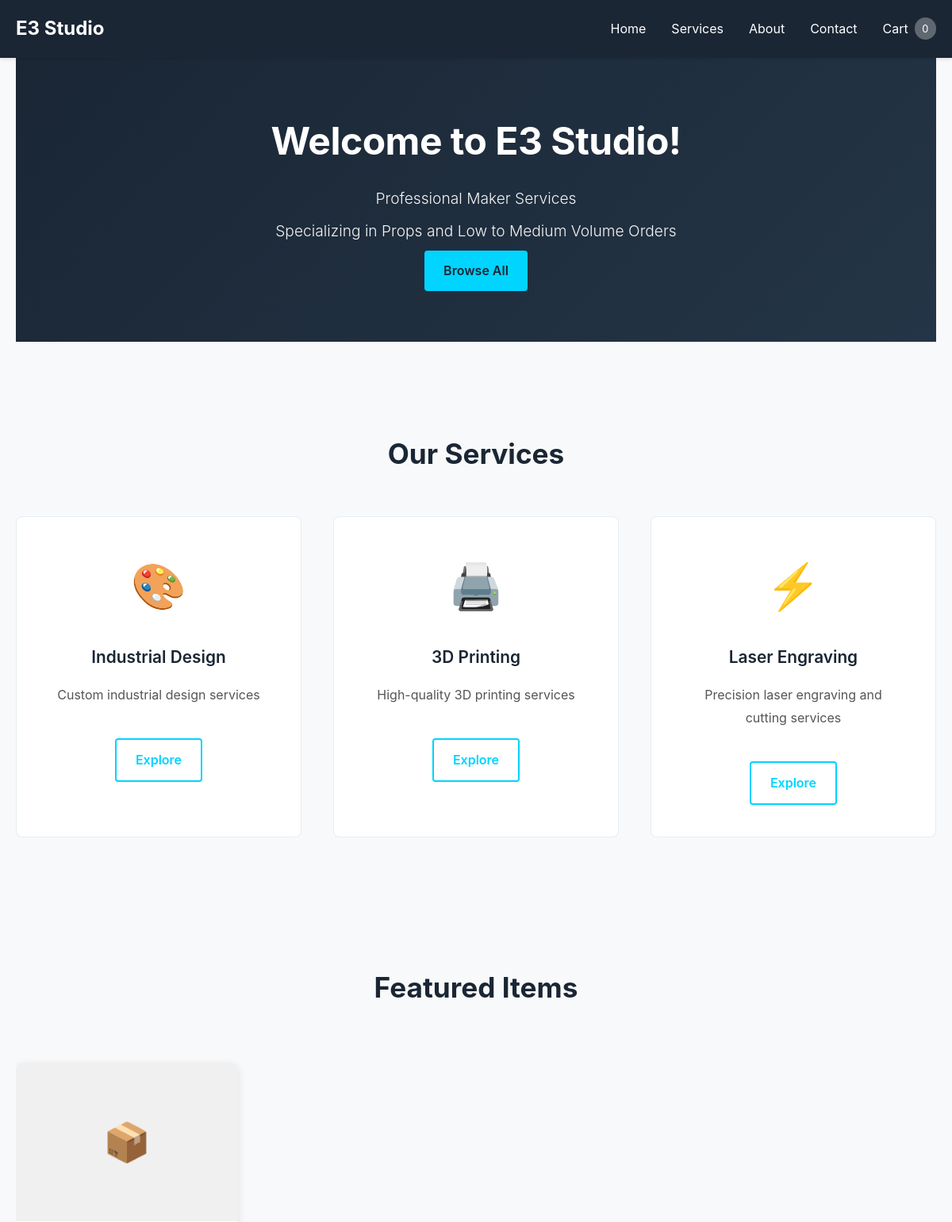
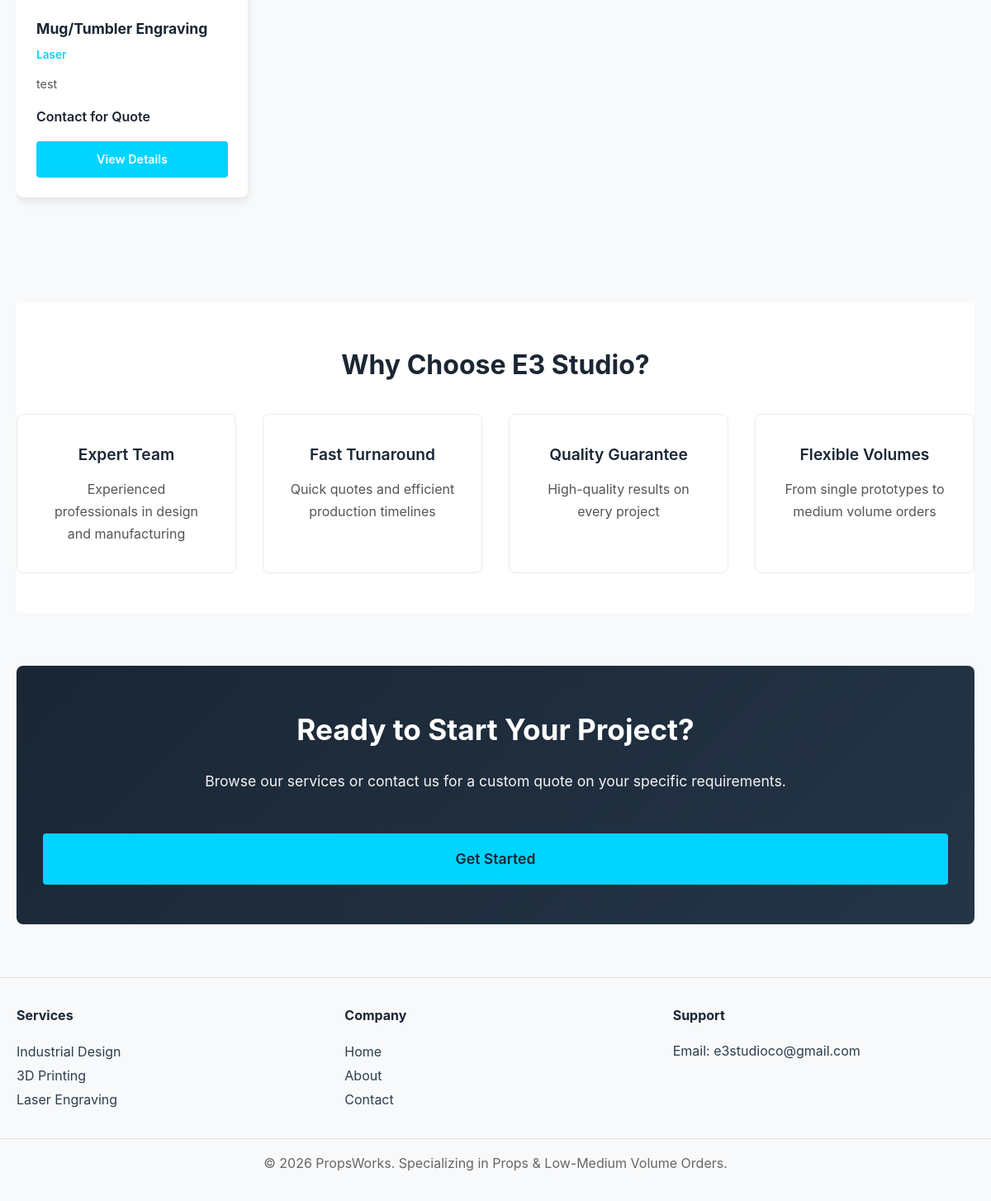
The page / on the database its author committed (2 pictures, top to bottom).
### app/models.py (models this page shows, shortened)
class Service(db.Model):
    __tablename__ = 'services'
    id = db.Column(db.Integer, primary_key=True)
    name = db.Column(db.String(255), nullable=False)
    slug = db.Column(db.String(255), unique=True, nullable=False)
    description = db.Column(db.Text, nullable=False)
    long_description = db.Column(db.Text)
    price_base = db.Column(db.Float, nullable=True)  # None = Contact for Quote
    category_id = db.Column(db.Integer, db.ForeignKey('categories.id'), nullable=False)  # Parent category (e.g., Industrial Design)
    sub_category_id = db.Column(db.Integer, db.ForeignKey('categories.id'), nullable=True)  # Optional sub-category (e.g., CAD)
    image_url = db.Column(db.String(500))
    is_active = db.Column(db.Boolean, default=True)
    is_featured = db.Column(db.Boolean, default=False)  # Toggle to feature in homepage
    created_at = db.Column(db.DateTime, default=datetime.utcnow)
    media_gallery = db.Column(db.JSON, default=list)  # Stores list of media: [{'type': 'photo/video', 'url': '...', 'caption': '...'}]
    bulk_pricing = db.Column(db.JSON, default=list)  # Stores bulk pricing tiers: [{'min_quantity': 10, 'price': 450}]
    variants = db.Column(db.JSON, default=list)  # Stores product variants: [{'name': 'Small', 'price': 100, 'description': '...', 'sku': '...', 'is_available': True}]
    weight_kg = db.Column(db.Float, default=0.5)  # Approximate weight in kg for shipping (default 0.5kg)
    service_options = db.relationship('ServiceOption', backref='service', lazy=True, cascade='all, delete-orphan')

class Category(db.Model):
    __tablename__ = 'categories'
    id = db.Column(db.Integer, primary_key=True)
    name = db.Column(db.String(255), nullable=False)
    slug = db.Column(db.String(255), unique=True, nullable=False)
    parent_id = db.Column(db.Integer, db.ForeignKey('categories.id'), nullable=True)  # None for root categories
    description = db.Column(db.Text)
    order = db.Column(db.Integer, default=0)  # For sorting
    is_active = db.Column(db.Boolean, default=True)
    created_at = db.Column(db.DateTime, default=datetime.utcnow)
    children = db.relationship('Category',
                              backref=db.backref('parent', remote_side=[id]),
                              cascade='all, delete-orphan')
    services = db.relationship('Service',
                              foreign_keys='Service.category_id',
                              backref='category_obj',
                              lazy=True)
    sub_services = db.relationship('Service',
                                  foreign_keys='Service.sub_category_id',
                                  backref='sub_category_obj')

### app/routes.py (the view)
@main_bp.route('/')
def index():
    content = load_content()
    featured_items = Service.query.filter_by(is_featured=True, is_active=True).all()
    return render_template('index.html', title='Home', content=content, featured_items=featured_items)

### app/__init__.py (called while the page is built)
def load_content():
    root_dir = os.path.dirname(os.path.dirname(os.path.abspath(__file__)))
    content_file = os.path.join(root_dir, 'instance', 'content.json')
    if os.path.exists(content_file):
        with open(content_file, 'r') as f:
            return json.load(f)
    return {}

def create_app(config_name='development'):
    root_dir = os.path.dirname(os.path.dirname(os.path.abspath(__file__)))
    app = Flask(__name__,
                template_folder=os.path.join(root_dir, 'templates'),
                static_folder=os.path.join(root_dir, 'static'))
    if config_name == 'production':
        app.config.from_object('config.ProductionConfig')
    else:
        app.config.from_object('config.DevelopmentConfig')
    db.init_app(app)
    @app.context_processor
    def inject_content():
        return {'content': load_content()}
    from app.routes import main_bp
    from app.services import services_bp
    from app.admin import admin_bp
    app.register_blueprint(main_bp)
    app.register_blueprint(services_bp)
    app.register_blueprint(admin_bp)
    with app.app_context():
        db.create_all()
    return app

### app/routes.py (called while the page is built)
def load_content():
    content_file = os.path.join(os.path.dirname(__file__), '..', 'instance', 'content.json')
    if os.path.exists(content_file):
        with open(content_file, 'r') as f:
            return json.load(f)
    return {}

### templates/index.html (shortened to what this page needs)
{% extends "base.html" %}
{% block content %}
<div class="hero">
    <h1>{{ content.hero_title if content else 'Custom Manufacturing Services' }}</h1>
    <p>{{ content.hero_subtitle if content else 'Professional Industrial Design, 3D Printing & Laser Engraving' }}</p>
    <p class="hero-subtitle">Specializing in Props and Low to Medium Volume Orders</p>
    <a href="{{ url_for('services.catalog') }}" class="btn btn-primary">Browse All</a>
</div>
<section class="services-showcase">
    <h2>Our Services</h2>
    <div class="showcase-grid">
        <div class="service-showcase">
            <div class="showcase-icon">🎨</div>
            <h3>{{ content.services['industrial_design'].title if content and 'services' in content and 'industrial_design' in content.services else 'Industrial Design' }}</h3>
            <p>{{ content.services['industrial_design'].description if content and 'services' in content and 'industrial_design' in content.services else 'Custom design and engineering services for your unique concepts. From initial sketches to production-ready models.' }}</p>
            <a href="{{ url_for('services.catalog', category='industrial_design') }}">Explore</a>
        </div>
        <div class="service-showcase">
            <div class="showcase-icon">🖨️</div>
            <h3>{{ content.services['3d_printing'].title if content and 'services' in content and '3d_printing' in content.services else '3D Printing' }}</h3>
            <p>{{ content.services['3d_printing'].description if content and 'services' in content and '3d_printing' in content.services else 'High-quality 3D printing services with various materials and finishes. Perfect for prototypes and production parts.' }}</p>
            <a href="{{ url_for('services.catalog', category='3d_printing') }}">Explore</a>
        </div>
        <div class="service-showcase">
            <div class="showcase-icon">⚡</div>
            <h3>{{ content.services['laser_engraving'].title if content and 'services' in content and 'laser_engraving' in content.services else 'Laser Engraving' }}</h3>
            <p>{{ content.services['laser_engraving'].description if content and 'services' in content and 'laser_engraving' in content.services else 'Precision laser engraving and cutting services. Add custom branding and details to your projects.' }}</p>
            <a href="{{ url_for('services.catalog', category='laser_engraving') }}">Explore</a>
        </div>
    </div>
</section>
<section class="featured-items">
    <h2>Featured Items</h2>
    <div class="featured-items-scroll">
        {% if featured_items %}
            {% for item in featured_items %}
                <div class="featured-item-card">
                    {% if item.image_url %}
                        <div class="featured-item-image">
                            <img src="{{ item.image_url }}" alt="{{ item.name }}" loading="lazy">
                        </div>
                    {% else %}
                        <div class="featured-item-image placeholder">
                            <span>📦</span>
                        </div>
                    {% endif %}
                    <div class="featured-item-content">
                        <h3>{{ item.name }}</h3>
                        <p class="featured-item-category">{{ item.category_obj.name }}</p>
                        <p class="featured-item-description">{{ item.description }}</p>
                        {% if item.price_base %}
                            <p class="featured-item-price">${{ "%.2f"|format(item.price_base) }}</p>
                        {% else %}
                            <p class="featured-item-price quote">Contact for Quote</p>
                        {% endif %}
                        <a href="{{ url_for('services.service_detail', slug=item.slug) }}" class="featured-item-btn">View Details</a>
                    </div>
                </div>
            {% endfor %}
        {% endif %}
    </div>
</section>
<section class="why-us">
    <h2>Why Choose E3 Studio?</h2>
    <div class="features-grid">
        <div class="feature">
            <h4>Expert Team</h4>
            <p>Experienced professionals in design and manufacturing</p>
        </div>
        <div class="feature">
            <h4>Fast Turnaround</h4>
            <p>Quick quotes and efficient production timelines</p>
        </div>
        <div class="feature">
            <h4>Quality Guarantee</h4>
            <p>High-quality results on every project</p>
        </div>
        <div class="feature">
            <h4>Flexible Volumes</h4>
            <p>From single prototypes to medium volume orders</p>
        </div>
    </div>
</section>
<section class="cta-section">
    <h2>Ready to Start Your Project?</h2>
    <p>Browse our services or contact us for a custom quote on your specific requirements.</p>
    <a href="{{ url_for('services.catalog') }}" class="btn btn-primary btn-large">Get Started</a>
</section>
{% endblock %}

### rows shown on the page
Service: name "Mug/Tumbler Engraving", category_obj.name "Laser", description "test", shows "Contact for Quote"

### other values the page prints
{{ content.site_title if content and content.site_title else 'PropsWorks' }} "E3 Studio"
{{ content.hero_title if content else 'Custom Manufacturing Services' }} "Welcome to E3 Studio!"
{{ content.contact_email if content else 'support@propsworks.com' }} "e3studioco@gmail.com"
